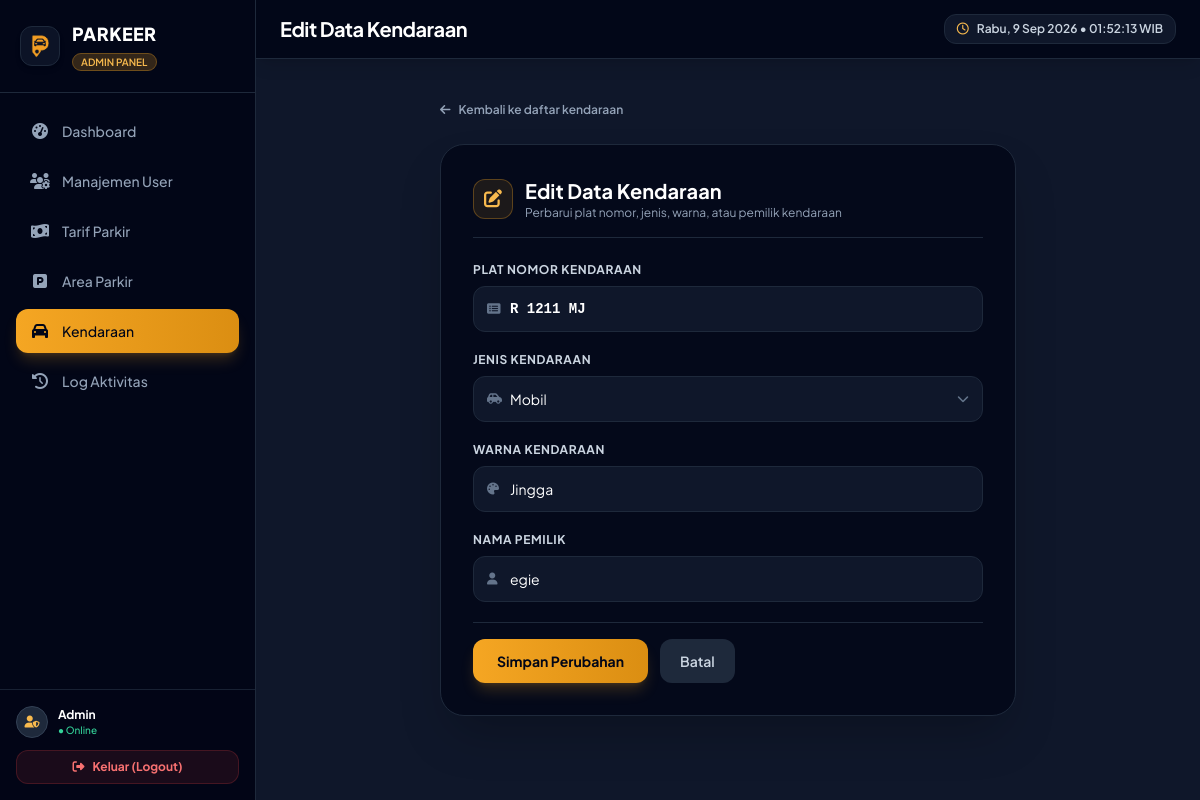
Page /admin/kendaraan/edit.php?id=4 (signed in) on the committed database.
### tables this page shows
CREATE TABLE `tb_kendaraan` (
  `id_kendaraan` int NOT NULL,
  `plat_nomor` varchar(15) NOT NULL,
  `jenis_kendaraan` varchar(20) NOT NULL,
  `warna` varchar(20) DEFAULT NULL,
  `pemilik` varchar(100) DEFAULT NULL,
  `id_user` int NOT NULL
);

### functions/kendaraan_functions.php (called while the page is built, shortened)
<?php
function getKendaraanById(PDO $koneksi, int $id): array|false
{
    $stmt = $koneksi->prepare("SELECT * FROM tb_kendaraan WHERE id_kendaraan = :id");
    $stmt->execute([':id' => $id]);
    return $stmt->fetch();
}

### admin/kendaraan/edit.php (the view, shortened to what this page needs)
<?php
require_once __DIR__ . '/../../functions/kendaraan_functions.php';
$database = new Database();
$koneksi = $database->connect();
$id = (int) ($_GET['id'] ?? 0);
$kendaraan = getKendaraanById($koneksi, $id);
require_once __DIR__ . '/../../includes/header_admin.php';
?>
<div class="max-w-xl mx-auto">
    <div class="mb-6">
        <a href="index.php" class="inline-flex items-center gap-2 text-xs font-semibold text-slate-400 hover:text-white transition">
            <i class="fa-solid fa-arrow-left"></i> Kembali ke daftar kendaraan
        </a>
    </div>
    <div class="bg-slate-950/80 border border-slate-800 rounded-3xl p-6 sm:p-8 shadow-2xl">
        <div class="mb-6 pb-4 border-b border-slate-800 flex items-center gap-3">
            <div class="w-10 h-10 rounded-xl bg-brand-500/10 border border-brand-500/30 flex items-center justify-center text-brand-400 text-lg">
                <i class="fa-solid fa-pen-to-square"></i>
            </div>
            <div>
                <h2 class="text-xl font-bold text-white">Edit Data Kendaraan</h2>
                <p class="text-xs text-slate-400">Perbarui plat nomor, jenis, warna, atau pemilik kendaraan</p>
            </div>
        </div>
        <form method="POST" class="space-y-5">
            <div>
                <label class="block text-xs font-bold uppercase tracking-wider text-slate-300 mb-2">Plat Nomor Kendaraan</label>
                <div class="relative">
                    <div class="absolute inset-y-0 left-0 pl-3.5 flex items-center pointer-events-none text-slate-500">
                    </div>
                    <input type="text" name="plat_nomor" value="<?= htmlspecialchars($kendaraan['plat_nomor']) ?>" required
                           class="w-full bg-slate-900 border border-slate-800 text-white rounded-xl pl-9 pr-4 py-3 text-sm focus:outline-none focus:ring-2 focus:ring-brand-500 transition uppercase font-mono font-bold">
                </div>
            </div>
            <div>
                <label class="block text-xs font-bold uppercase tracking-wider text-slate-300 mb-2">Jenis Kendaraan</label>
                <div class="relative">
                    <div class="absolute inset-y-0 left-0 pl-3.5 flex items-center pointer-events-none text-slate-500">
                    </div>
                    <select name="jenis_kendaraan" class="w-full bg-slate-900 border border-slate-800 text-white rounded-xl pl-9 pr-4 py-3 text-sm focus:outline-none focus:ring-2 focus:ring-brand-500 transition appearance-none capitalize">
                        <?php foreach (['motor', 'mobil', 'lainnya'] as $j): ?>
                            <option value="<?= $j ?>" <?= $kendaraan['jenis_kendaraan'] === $j ? 'selected' : '' ?>><?= ucfirst($j) ?></option>
                        <?php endforeach; ?>
                    </select>
                    <div class="absolute inset-y-0 right-0 pr-3.5 flex items-center pointer-events-none text-slate-500">
                    </div>
                </div>
            </div>
            <div>
                <label class="block text-xs font-bold uppercase tracking-wider text-slate-300 mb-2">Warna Kendaraan</label>
                <div class="relative">
                    <div class="absolute inset-y-0 left-0 pl-3.5 flex items-center pointer-events-none text-slate-500">
                    </div>
                    <input type="text" name="warna" value="<?= htmlspecialchars($kendaraan['warna'] ?? '') ?>"
                           class="w-full bg-slate-900 border border-slate-800 text-white rounded-xl pl-9 pr-4 py-3 text-sm focus:outline-none focus:ring-2 focus:ring-brand-500 transition">
                </div>
            </div>
            <div>
                <label class="block text-xs font-bold uppercase tracking-wider text-slate-300 mb-2">Nama Pemilik</label>
                <div class="relative">
                    <div class="absolute inset-y-0 left-0 pl-3.5 flex items-center pointer-events-none text-slate-500">
                    </div>
                    <input type="text" name="pemilik" value="<?= htmlspecialchars($kendaraan['pemilik'] ?? '') ?>"
                           class="w-full bg-slate-900 border border-slate-800 text-white rounded-xl pl-9 pr-4 py-3 text-sm focus:outline-none focus:ring-2 focus:ring-brand-500 transition">
                </div>
            </div>
            <div class="flex items-center gap-3 pt-4 border-t border-slate-800">
                <button type="submit" class="bg-gradient-to-r from-brand-500 to-brand-600 hover:from-brand-600 hover:to-brand-700 text-slate-950 font-bold px-6 py-3 rounded-xl text-sm transition shadow-lg shadow-brand-500/20">
                    Simpan Perubahan
                </button>
                <a href="index.php" class="bg-slate-800 hover:bg-slate-700 text-slate-300 font-semibold px-5 py-3 rounded-xl text-sm transition">
                    Batal
                </a>
            </div>
        </form>
    </div>
</div>
<?php require_once __DIR__ . '/../../includes/footer_admin.php'; ?>

### includes/header_admin.php (style rules this page uses)
body { font-family: 'Plus Jakarta Sans', sans-serif; }

### rows in the picture
tb_kendaraan: plat_nomor "R 1211 MJ", jenis_kendaraan "Mobil", warna "Jingga", pemilik "egie"

### other values in the picture
$item['label'] "Dashboard"
$item['label'] "Manajemen User"
$item['label'] "Tarif Parkir"
$item['label'] "Area Parkir"
$item['label'] "Kendaraan"
$item['label'] "Log Aktivitas"
$_SESSION['nama_lengkap'] "Admin"
$judulHalaman "Edit Data Kendaraan"
